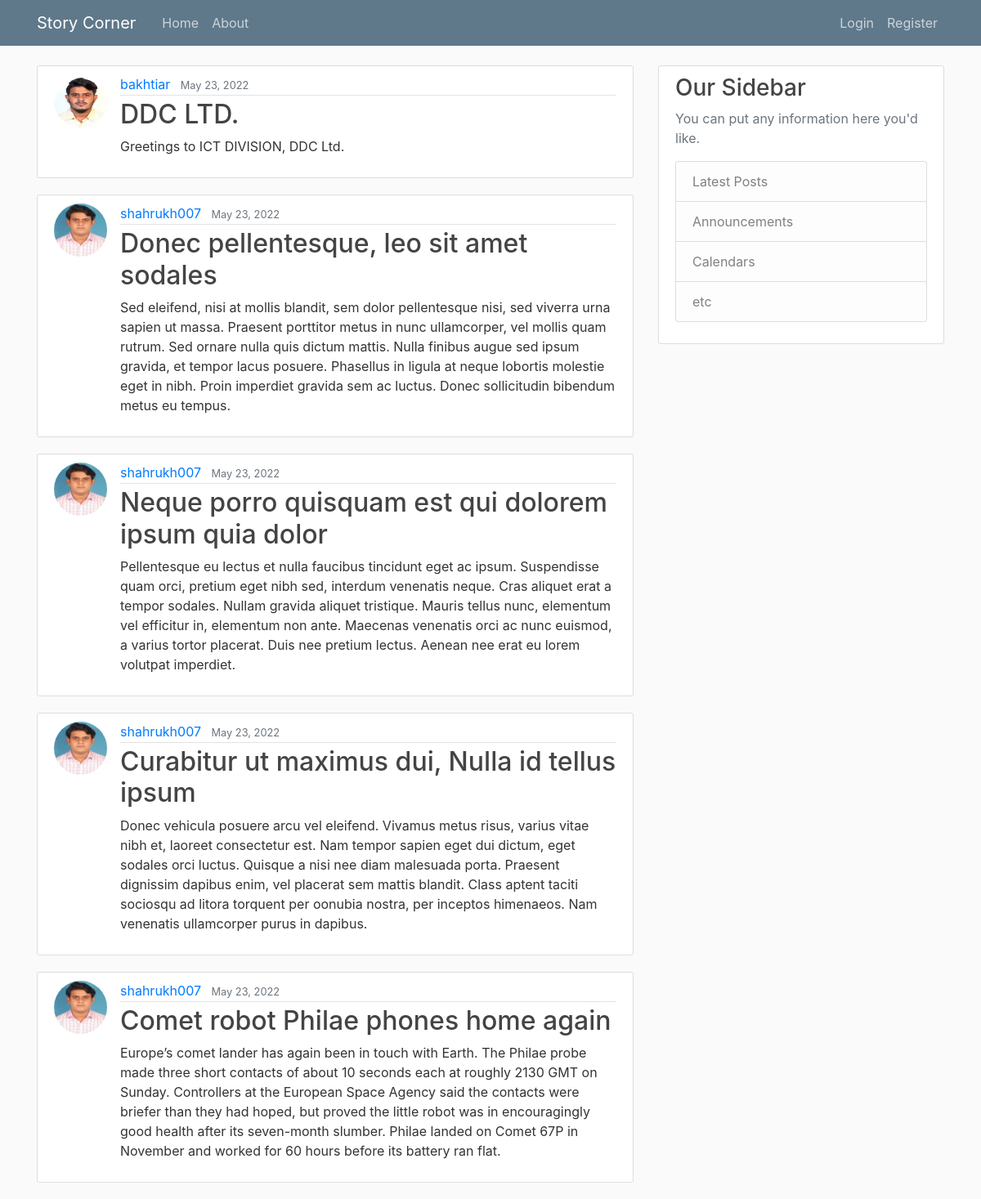
The page / on the database its author committed.
### blog/models.py (models this page shows, shortened)
class Post(models.Model):
    title = models.CharField(max_length=100)
    content = models.TextField()
    date_posted = models.DateTimeField(default=timezone.now)
    author = models.ForeignKey(User, on_delete=models.CASCADE)

### users/models.py (models this page shows, shortened)
class Profile(models.Model):
    user = models.OneToOneField(User, on_delete=models.CASCADE)
    image = models.ImageField(default='default.jpg', upload_to='profile_pics')

### blog/views.py (the view)
# urls.py: path('', PostListView.as_view(), name='blog-home'),
class PostListView(ListView):
    model = Post
    template_name = 'blog/home.html'  # <app>/<model>_<viewtype>.html
    context_object_name = 'posts'
    ordering = ['-date_posted']

### blog/templates/blog/home.html
{% extends "blog/base.html" %}
{% block content %}
    {% for post in posts %}
        <article class="media content-section">
          <img class="rounded-circle article-img" src="{{ post.author.profile.image.url }}">
          <div class="media-body">
            <div class="article-metadata">
              <a class="mr-2" href="#">{{ post.author }}</a>
              <small class="text-muted">{{ post.date_posted|date:"F d, Y" }}</small>
            </div>
            <h2><a class="article-title" href="{% url 'post-detail' post.id %}">{{ post.title }}</a></h2>
            <p class="article-content">{{ post.content }}</p>
          </div>
        </article>
    {% endfor %}
{% endblock content %}

### blog/templates/blog/base.html (shortened to what this page needs)
{% load static %}
<!DOCTYPE html>
<html>
<head>
    <link rel="stylesheet" href="https://maxcdn.bootstrapcdn.com/bootstrap/4.0.0/css/bootstrap.min.css">
    <link rel="stylesheet" type="text/css" href="{% static 'blog/main.css' %}">
</head>
<body>
    <header class="site-header">
      <nav class="navbar navbar-expand-md navbar-dark bg-steel fixed-top">
        <div class="container">
          <a class="navbar-brand mr-4" href="{% url 'blog-home' %}">Story Corner</a>
          <div class="collapse navbar-collapse" id="navbarToggle">
            <div class="navbar-nav mr-auto">
              <a class="nav-item nav-link" href="{% url 'blog-home' %}">Home</a>
              <a class="nav-item nav-link" href="{% url 'blog-about' %}">About</a>
            </div>
            <div class="navbar-nav">
              {% if user.is_authenticated %}
                <a class="nav-item nav-link" href="{% url 'post-create' %}">New Post</a>
                <a class="nav-item nav-link" href="{% url 'profile' %}">Profile</a>
                <a class="nav-item nav-link" href="{% url 'logout' %}">Logout</a>
              {% else %}
                <a class="nav-item nav-link" href="{% url 'login' %}">Login</a>
                <a class="nav-item nav-link" href="{% url 'register' %}">Register</a>
              {% endif %}
            </div>
          </div>
        </div>
      </nav>
    </header>
    <main role="main" class="container">
      <div class="row">
        <div class="col-md-8">
          {% block content %}{% endblock %}
        </div>
        <div class="col-md-4">
          <div class="content-section">
            <h3>Our Sidebar</h3>
            <p class='text-muted'>You can put any information here you'd like.
              <ul class="list-group">
                <li class="list-group-item list-group-item-light">Latest Posts</li>
                <li class="list-group-item list-group-item-light">Announcements</li>
                <li class="list-group-item list-group-item-light">Calendars</li>
                <li class="list-group-item list-group-item-light">etc</li>
              </ul>
            </p>
          </div>
        </div>
      </div>
    </main>
</body>
</html>

### blog/static/blog/main.css (style rules this page uses)
body { background: #fafafa; color: #333333; margin-top: 5rem; }
h1, h2, h3, h4, h5, h6 { color: #444444; }
ul { margin: 0; }
.bg-steel { background-color: #5f788a; }
.site-header .navbar-nav .nav-link { color: #cbd5db; }
.content-section { background: #ffffff; padding: 10px 20px; border: 1px solid #dddddd; border-radius: 3px; margin-bottom: 20px; }
.article-title { color: #444444; }
.article-content { white-space: pre-line; }
.article-img { height: 65px; width: 65px; margin-right: 16px; }
.article-metadata { padding-bottom: 1px; margin-bottom: 4px; border-bottom: 1px solid #e3e3e3 }

### rows shown on the page
Post: author.profile.image (picture), author "bakhtiar", date_posted "May 23, 2022", title "DDC LTD.", content "Greetings to ICT DIVISION, DDC Ltd."
Post: author.profile.image (picture), author "shahrukh007", date_posted "May 23, 2022", title "Donec pellentesque, leo sit amet sodales", content "Sed eleifend, nisi at mollis blandit, sem dolor pellentesque nisi, sed viverra urna sapien ut massa. Praesent porttitor metus in nunc ullamcorper, vel mollis quam rutrum. Sed ornare nulla quis dictum mattis. Nulla finibus augue sed ipsum gravida, et tempor lacus posuere. Phasellus in ligula at neque lobortis molestie eget in nibh. Proin imperdiet gravida sem ac luctus. Donec sollicitudin bibendum metus eu tempus."
Post: author.profile.image (picture), author "shahrukh007", date_posted "May 23, 2022", title "Neque porro quisquam est qui dolorem ipsum quia dolor", content "Pellentesque eu lectus et nulla faucibus tincidunt eget ac ipsum. Suspendisse quam orci, pretium eget nibh sed, interdum venenatis neque. Cras aliquet erat a tempor sodales. Nullam gravida aliquet tristique. Mauris tellus nunc, elementum vel efficitur in, elementum non ante. Maecenas venenatis orci ac nunc euismod, a varius tortor placerat. Duis nee pretium lectus. Aenean nee erat eu lorem volutpat imperdiet."
Post: author.profile.image (picture), author "shahrukh007", date_posted "May 23, 2022", title "Curabitur ut maximus dui, Nulla id tellus ipsum", content "Donec vehicula posuere arcu vel eleifend. Vivamus metus risus, varius vitae nibh et, laoreet consectetur est. Nam tempor sapien eget dui dictum, eget sodales orci luctus. Quisque a nisi nee diam malesuada porta. Praesent dignissim dapibus enim, vel placerat sem mattis blandit. Class aptent taciti sociosqu ad litora torquent per oonubia nostra, per inceptos himenaeos. Nam venenatis ullamcorper purus in dapibus."
Post: author.profile.image (picture), author "shahrukh007", date_posted "May 23, 2022", title "Comet robot Philae phones home again", content "Europe’s comet lander has again been in touch with Earth. The Philae probe made three short contacts of about 10 seconds each at roughly 2130 GMT on Sunday. Controllers at the European Space Agency said the contacts were briefer than they had hoped, but proved the little robot was in encouragingly good health after its seven-month slumber. Philae landed on Comet 67P in November and worked for 60 hours before its battery ran flat."
